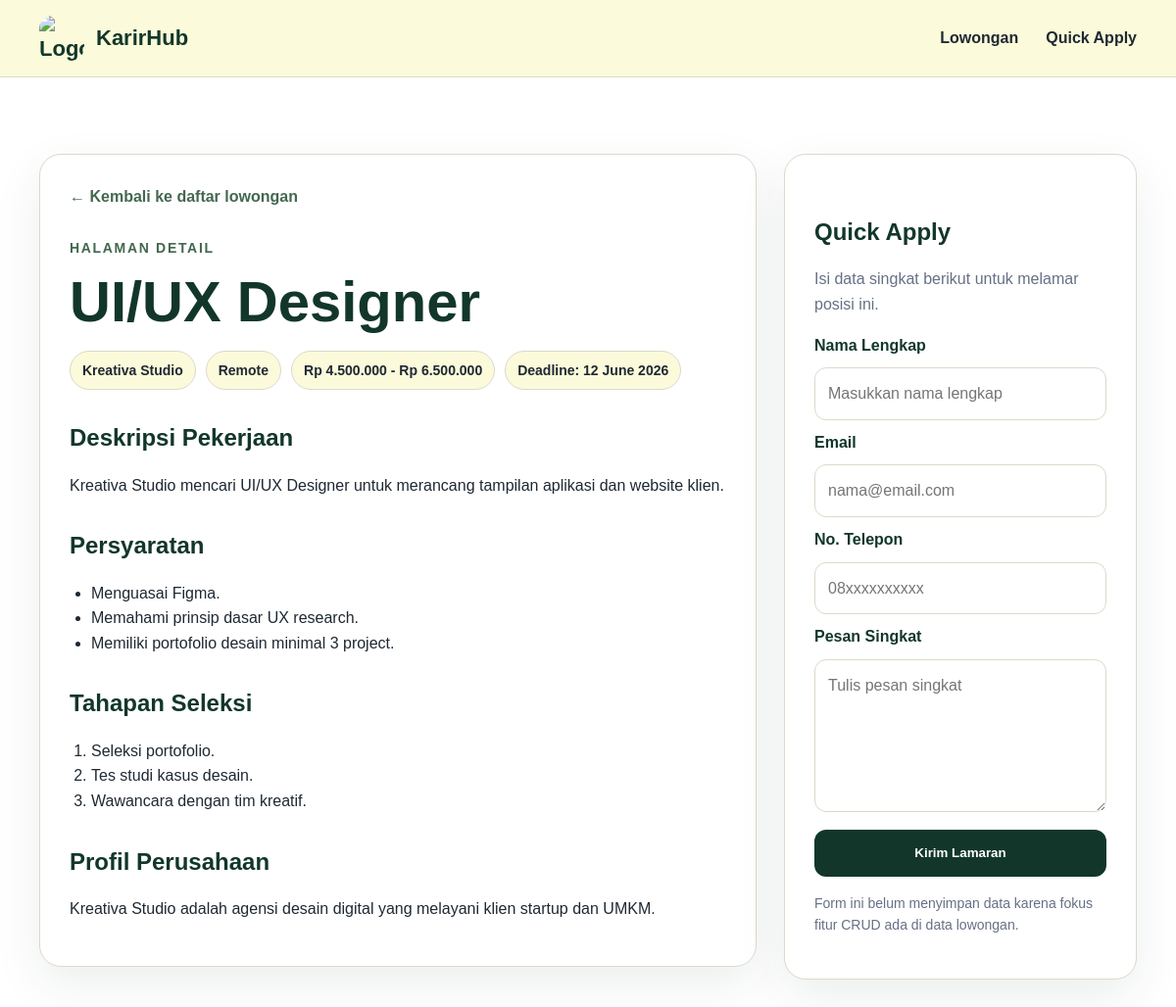
Screenshot of /detail.php?id=2 with the database file from the repository.
### tables this page shows
CREATE TABLE IF NOT EXISTS lowongan (
  id INT AUTO_INCREMENT PRIMARY KEY,
  judul_posisi VARCHAR(150) NOT NULL,
  nama_perusahaan VARCHAR(150) NOT NULL,
  tipe_pekerjaan ENUM('Full-time','Remote','Hybrid') NOT NULL DEFAULT 'Full-time',
  gaji_min INT NOT NULL,
  gaji_max INT NOT NULL,
  deadline DATE NOT NULL,
  deskripsi TEXT,
  persyaratan TEXT,
  tahapan_seleksi TEXT,
  profil_perusahaan TEXT,
  created_at TIMESTAMP DEFAULT CURRENT_TIMESTAMP
);

### detail.php (the view, shortened to what this page needs)
<?php
require "config/koneksi.php";
$id = isset($_GET["id"]) ? (int) $_GET["id"] : 0;
$query = "SELECT * FROM lowongan WHERE id = ?";
$stmt  = mysqli_prepare($koneksi, $query);
mysqli_stmt_bind_param($stmt, "i", $id);
mysqli_stmt_execute($stmt);
$hasil = mysqli_stmt_get_result($stmt);
$data  = mysqli_fetch_assoc($hasil);
$gaji     = "Rp " . number_format($data["gaji_min"], 0, ",", ".") . " - Rp " . number_format($data["gaji_max"], 0, ",", ".");
$deadline = date("d F Y", strtotime($data["deadline"]));
$listPersyaratan = array_filter(array_map("trim", explode("\n", $data["persyaratan"])));
$listTahapan      = array_filter(array_map("trim", explode("\n", $data["tahapan_seleksi"])));
?>
<!DOCTYPE html>
<html lang="id">
<head>
  <link rel="stylesheet" href="assets/css/style.css" />
</head>
<body>
  <header class="page-header">
    <nav class="nav container">
      <a href="index.php" class="brand">
        <img src="assets/img/logo.svg" alt="Logo KarirHub" />
        <span>KarirHub</span>
      </a>
      <ul class="menu">
        <li><a href="index.php#lowongan">Lowongan</a></li>
        <li><a href="#apply">Quick Apply</a></li>
      </ul>
    </nav>
  </header>
  <main class="section container detail-layout">
    <article class="detail-card">
      <a class="back-link" href="index.php#lowongan">← Kembali ke daftar lowongan</a>
      <p class="label">Halaman Detail</p>
      <h1><?= htmlspecialchars($data["judul_posisi"]) ?></h1>
      <div class="job-meta">
        <span><?= htmlspecialchars($data["nama_perusahaan"]) ?></span>
        <span><?= htmlspecialchars($data["tipe_pekerjaan"]) ?></span>
        <span><?= $gaji ?></span>
        <span>Deadline: <?= $deadline ?></span>
      </div>
      <h2>Deskripsi Pekerjaan</h2>
      <p><?= nl2br(htmlspecialchars($data["deskripsi"])) ?></p>
      <h2>Persyaratan</h2>
      <ul>
        <?php foreach ($listPersyaratan as $item): ?>
          <li><?= htmlspecialchars($item) ?></li>
        <?php endforeach; ?>
      </ul>
      <h2>Tahapan Seleksi</h2>
      <ol>
        <?php foreach ($listTahapan as $item): ?>
          <li><?= htmlspecialchars($item) ?></li>
        <?php endforeach; ?>
      </ol>
      <h2>Profil Perusahaan</h2>
      <p><?= nl2br(htmlspecialchars($data["profil_perusahaan"])) ?></p>
    </article>
    <aside class="apply-card" id="apply">
      <h2>Quick Apply</h2>
      <p class="muted">Isi data singkat berikut untuk melamar posisi ini.</p>
      <form action="#" method="post">
        <label for="nama">Nama Lengkap</label>
        <input type="text" id="nama" name="nama" placeholder="Masukkan nama lengkap" />
        <label for="email">Email</label>
        <input type="email" id="email" name="email" placeholder="nama@email.com" />
        <label for="telepon">No. Telepon</label>
        <input type="tel" id="telepon" name="telepon" placeholder="08xxxxxxxxxx" />
        <label for="pesan">Pesan Singkat</label>
        <textarea id="pesan" name="pesan" rows="5" placeholder="Tulis pesan singkat"></textarea>
        <button type="button">Kirim Lamaran</button>
      </form>
      <p class="note">
        Form ini belum menyimpan data karena fokus fitur CRUD ada di data lowongan.
      </p>
    </aside>
  </main>
</body>
</html>

### assets/css/style.css (style rules this page uses)
* { box-sizing: border-box; }
:root { --dark: #12372A; --green: #436850; --sage: #ADBC9F; --cream: #FBFADA; --paper: #F6F3EE; --text: #1F2933; --muted: #667085; --line: #DED8CB; --white: #FFFFFF; }
body { margin: 0; font-family: Arial, Helvetica, sans-serif; color: var(--text); background: var(--white); line-height: 1.6; }
img { max-width: 100%; display: block; }
a { color: inherit; text-decoration: none; }
.container { width: min(1120px, calc(100% - 32px)); margin: auto; }
.page-header { background: var(--cream); border-bottom: 1px solid var(--line); }
.nav { min-height: 78px; display: flex; align-items: center; justify-content: space-between; gap: 24px; }
.brand { display: flex; align-items: center; gap: 12px; font-size: 22px; font-weight: 800; color: var(--dark); }
.brand img { width: 46px; height: 46px; border-radius: 14px; }
.menu { display: flex; gap: 28px; padding: 0; margin: 0; list-style: none; font-weight: 700; }
.label { margin: 0 0 12px; color: var(--green); font-size: 14px; font-weight: 800; letter-spacing: .12em; text-transform: uppercase; }
.search-box button, .apply-card button { border: 0; border-radius: 12px; color: var(--white); background: var(--dark); font-weight: 800; cursor: pointer; }
.section { padding: 78px 0; }
.muted { color: var(--muted); }
.category-grid article, .detail-card, .apply-card, .table-wrapper { background: var(--white); border: 1px solid var(--line); border-radius: 22px; box-shadow: 0 18px 50px rgba(18, 55, 42, .08); }
.note { margin-top: 16px; color: var(--muted); font-size: 14px; }
.detail-layout { display: grid; grid-template-columns: 1fr 360px; gap: 28px; align-items: start; }
.detail-card, .apply-card { padding: 30px; }
.back-link { display: inline-block; margin-bottom: 28px; color: var(--green); font-weight: 800; }
.detail-card h1 { margin: 0 0 18px; color: var(--dark); font-size: clamp(34px, 5vw, 58px); line-height: 1.1; }
.detail-card h2, .apply-card h2 { margin: 30px 0 12px; color: var(--dark); }
.job-meta { display: flex; flex-wrap: wrap; gap: 10px; margin-bottom: 28px; }
.job-meta span { padding: 8px 12px; border-radius: 999px; background: var(--cream); border: 1px solid var(--line); font-weight: 700; font-size: 14px; }
.detail-card ul, .detail-card ol { padding-left: 22px; }
.apply-card { position: sticky; top: 18px; }
.apply-card form { display: grid; gap: 10px; }
.apply-card label { color: var(--dark); font-weight: 800; }
.apply-card input, .apply-card textarea { width: 100%; padding: 13px; border: 1px solid var(--line); border-radius: 12px; font: inherit; }
.apply-card button { min-height: 48px; margin-top: 8px; }

### rows the page displays
lowongan: judul_posisi "UI/UX Designer", nama_perusahaan "Kreativa Studio", tipe_pekerjaan "Remote", gaji "Rp 4.500.000 - Rp 6.500.000", deadline "12 June 2026", deskripsi "Kreativa Studio mencari UI/UX Designer untuk merancang tampilan aplikasi dan website klien.", persyaratan "Menguasai Figma.", persyaratan "Memahami prinsip dasar UX research.", persyaratan "Memiliki portofolio desain minimal 3 project.", tahapan_seleksi "Seleksi portofolio.", tahapan_seleksi "Tes studi kasus desain.", tahapan_seleksi "Wawancara dengan tim kreatif.", profil_perusahaan "Kreativa Studio adalah agensi desain digital yang melayani klien startup dan UMKM."
